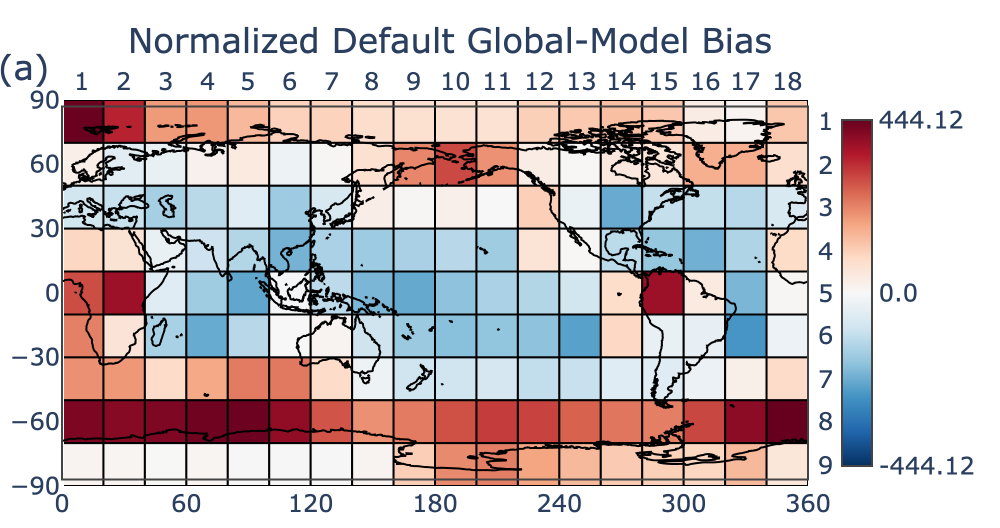
#> input picture quadTuneFigAssembly/a.png, 2000 x 1056 px (shown at 1/2 size)
$ python plot.py
#> lines starting #> are read from the running program, lines starting #| are printed output that depends on the picture
from PIL import Image
import matplotlib.pyplot as plt

# === UPDATE THESE FILENAMES TO MATCH YOUR DOWNLOADED FILES ===
img_a = Image.open("a.png")   # (a) Default bias
#> img_a is the input picture: PIL image 2000x1056 RGBA; mean R, G, B, A 203.3, 193.8, 195.1, 255
img_b = Image.open("b.png")  # (b) QuadTune prediction
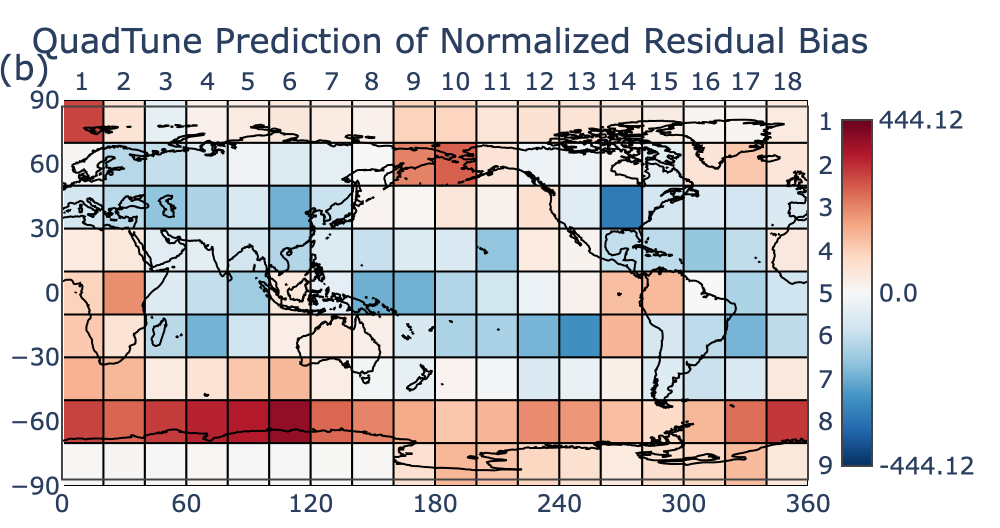
#> input picture quadTuneFigAssembly/b.png, 2000 x 1056 px (shown at 1/2 size)
#> img_b is the input picture: PIL image 2000x1056 RGBA; mean R, G, B, A 208.4, 202.8, 203.3, 255
img_c = Image.open("c.png")   # (c) After tuning
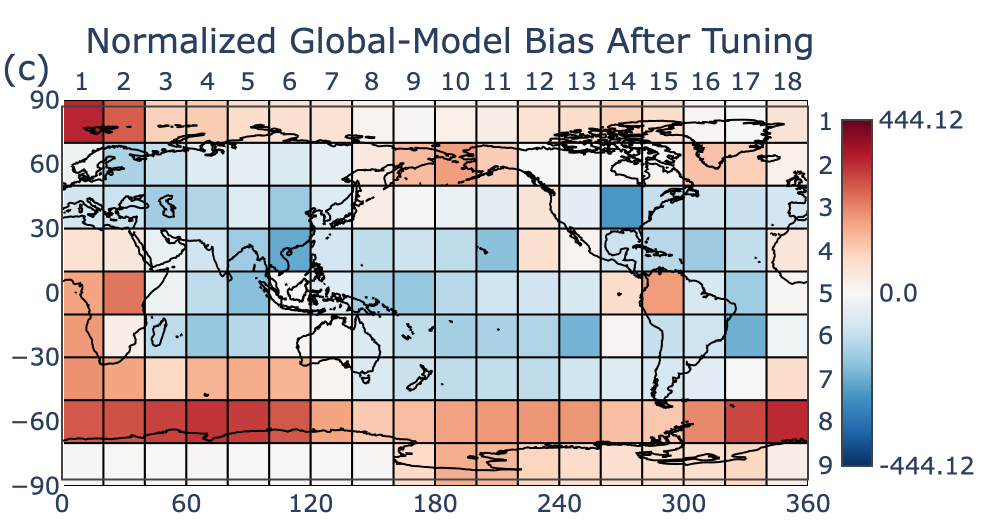
#> input picture quadTuneFigAssembly/c.png, 2000 x 1056 px (shown at 1/2 size)
#> img_c is the input picture: PIL image 2000x1056 RGBA; mean R, G, B, A 208.2, 202.4, 202.7, 255

# Force same height while preserving aspect ratio (high-quality resize)
target_height = max(img_a.height, img_b.height, img_c.height)
#> target_height = 1056
img_a = img_a.resize((int(img_a.width * target_height / img_a.height), target_height), Image.LANCZOS)
img_b = img_b.resize((int(img_b.width * target_height / img_b.height), target_height), Image.LANCZOS)
img_c = img_c.resize((int(img_c.width * target_height / img_c.height), target_height), Image.LANCZOS)

# Create the combined image
total_width = img_a.width + img_b.width + img_c.width
#> total_width = 6000
combined = Image.new("RGB", (total_width, target_height), (255, 255, 255))
#> combined: PIL image 6000x1056 RGB; every value is 255

combined.paste(img_a, (0, 0))
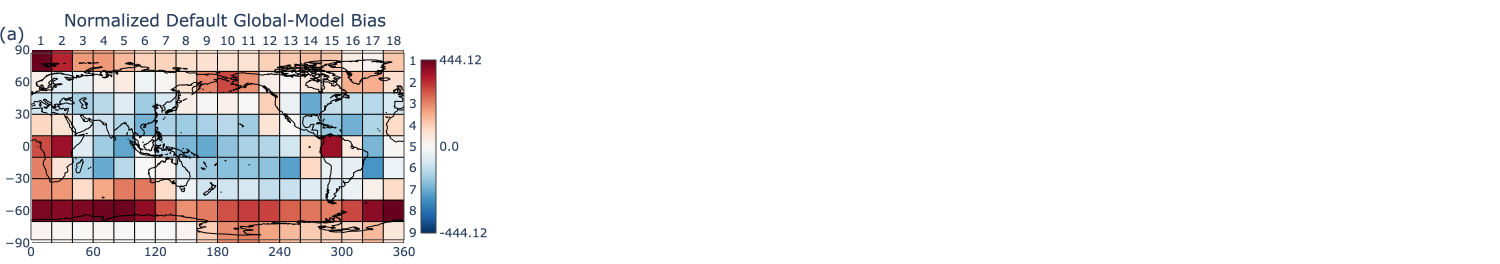
#> combined: PIL image 6000x1056 RGB (shown at 1/4 size); mean R, G, B 237.8, 234.6, 235
combined.paste(img_b, (img_a.width, 0))
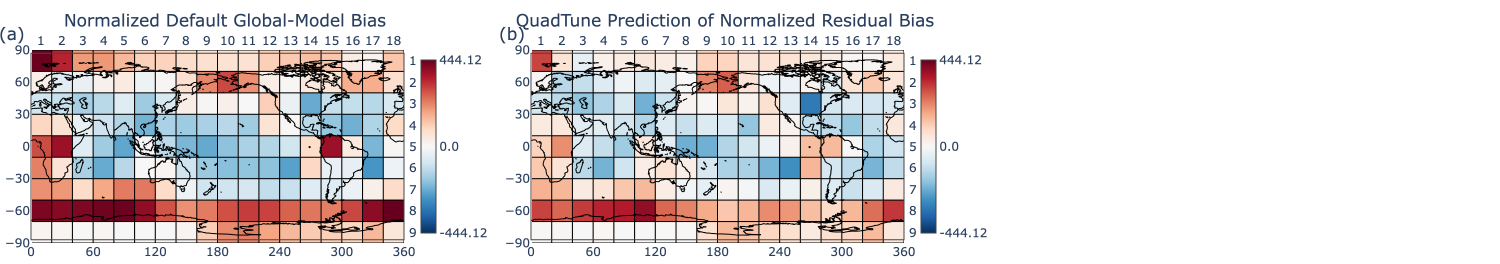
#> combined: PIL image 6000x1056 RGB (shown at 1/4 size); mean R, G, B 222.2, 217.2, 217.8
combined.paste(img_c, (img_a.width + img_b.width, 0))
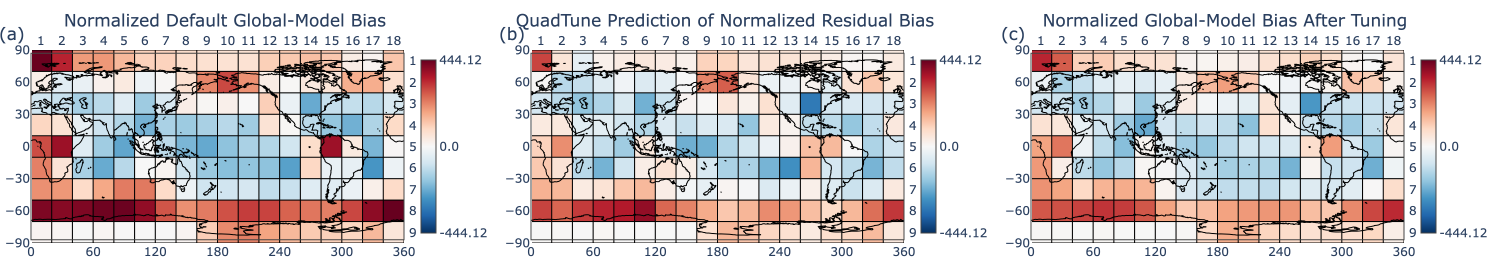
#> combined: PIL image 6000x1056 RGB (shown at 1/4 size); mean R, G, B 206.6, 199.7, 200.4

# Save high-resolution versions
combined.save("Quadtune_Global_Bias_Tuning_Comparison.png", dpi=(600, 600), quality=95)
combined.save("Quadtune_Global_Bias_Tuning_Comparison.pdf", dpi=(600, 600))

print("#  Publication-quality figure saved as:")
print("   # CAM7_Global_Bias_Tuning_Comparison.png  (600 dpi)")
print("   # CAM7_Global_Bias_Tuning_Comparison.pdf")
